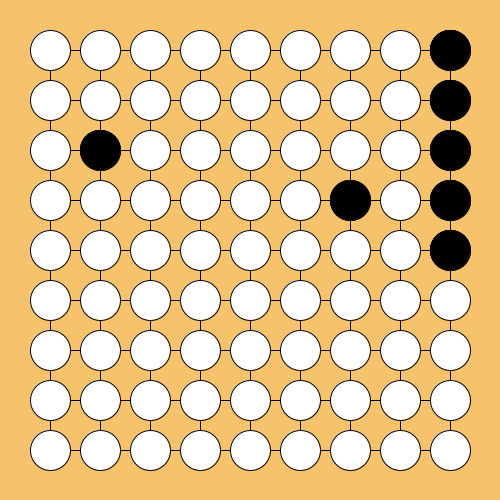
Frame 1 (no input)
Frame 60 (the mouse pressed at the canvas centre just before this capture): identical to frame 1, image omitted
Frame 120 (the mouse held since frame 60 and released just before this capture): identical to frame 1, image omitted

The Processing sketch that drew this single still picture (run headless with seeded random() and noise(); from frame 60 on, the mouse is pressed at the canvas centre):

// Processing sketch: week04_2
// ── week04_2.pde
void setup(){
 size(500,500); 
}
int [][]go ={
  {0,0,0,0,0,0,0,0,1}, 
  {0,0,0,0,0,0,0,0,1}, 
  {0,1,0,0,0,0,0,0,1}, 
  {0,0,0,0,0,0,1,0,1}, 
  {0,0,0,0,0,0,0,0,1}, 
  {0,0,0,0,0,0,0,0,0}, 
  {0,0,0,0,0,0,0,0,0}, 
  {0,0,0,0,0,0,0,0,0}, 
  {0,0,0,0,0,0,0,0,0}, 
};
void draw(){
  background(246,194,108);
  for(int i=1;i<=9;i++){
   line(50,50*i,450,50*i);
   line(50*i,50,50*i,450);
  }
 for(int i=0;i<9;i++){
  for(int j=0;j<9;j++){
    if(go[i][j]==1){
      fill(0);
      ellipse(50+j*50,50+i*50,40,40); 
    }else fill(255);
   ellipse(50+j*50,50+i*50,40,40);  
  }
 }
}
 
 
